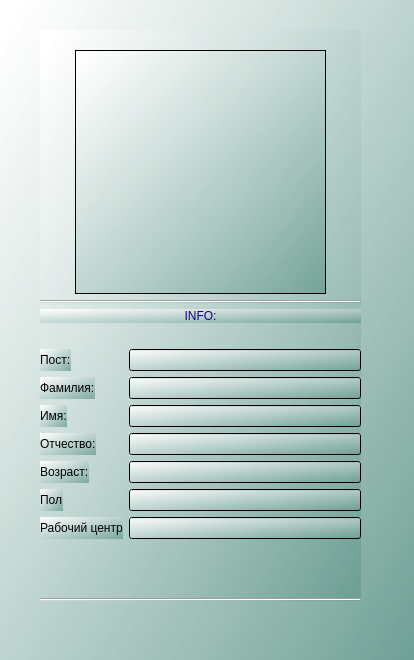
<?xml version="1.0" encoding="UTF-8"?>
<ui version="4.0">
 <class>ManagerInfo</class>
 <widget class="QWidget" name="ManagerInfo">
  <property name="windowModality">
   <enum>Qt::NonModal</enum>
  </property>
  <property name="enabled">
   <bool>true</bool>
  </property>
  <property name="geometry">
   <rect>
    <x>0</x>
    <y>0</y>
    <width>414</width>
    <height>660</height>
   </rect>
  </property>
  <property name="sizePolicy">
   <sizepolicy hsizetype="Minimum" vsizetype="Minimum">
    <horstretch>0</horstretch>
    <verstretch>0</verstretch>
   </sizepolicy>
  </property>
  <property name="minimumSize">
   <size>
    <width>414</width>
    <height>660</height>
   </size>
  </property>
  <property name="maximumSize">
   <size>
    <width>500</width>
    <height>660</height>
   </size>
  </property>
  <property name="windowTitle">
   <string>Карточка сотрудника</string>
  </property>
  <property name="windowIcon">
   <iconset resource="resources.qrc">
    <normaloff>:/new/images/Materials/Icons 32x32/avatar2.png</normaloff>:/new/images/Materials/Icons 32x32/avatar2.png</iconset>
  </property>
  <property name="windowOpacity">
   <double>1.000000000000000</double>
  </property>
  <property name="styleSheet">
   <string notr="true">background-color: qlineargradient(spread:repeat, x1:0, y1:0, x2:1, y2:1, stop:0.0280899 rgba(255, 255, 255, 237), stop:0.994382 rgba(102, 154, 143, 191));</string>
  </property>
  <widget class="QWidget" name="verticalLayoutWidget">
   <property name="geometry">
    <rect>
     <x>40</x>
     <y>30</y>
     <width>321</width>
     <height>571</height>
    </rect>
   </property>
   <layout class="QVBoxLayout" name="verticalLayout" stretch="1,0,1,1,1,0,0">
    <item>
     <spacer name="verticalSpacer">
      <property name="orientation">
       <enum>Qt::Vertical</enum>
      </property>
      <property name="sizeType">
       <enum>QSizePolicy::Fixed</enum>
      </property>
      <property name="sizeHint" stdset="0">
       <size>
        <width>20</width>
        <height>20</height>
       </size>
      </property>
     </spacer>
    </item>
    <item>
     <layout class="QHBoxLayout" name="horizontalLayout">
      <item>
       <spacer name="horizontalSpacer">
        <property name="orientation">
         <enum>Qt::Horizontal</enum>
        </property>
        <property name="sizeHint" stdset="0">
         <size>
          <width>40</width>
          <height>20</height>
         </size>
        </property>
       </spacer>
      </item>
      <item>
       <widget class="QListView" name="image">
        <property name="sizePolicy">
         <sizepolicy hsizetype="Fixed" vsizetype="Fixed">
          <horstretch>0</horstretch>
          <verstretch>0</verstretch>
         </sizepolicy>
        </property>
        <property name="minimumSize">
         <size>
          <width>50</width>
          <height>50</height>
         </size>
        </property>
        <property name="maximumSize">
         <size>
          <width>500</width>
          <height>500</height>
         </size>
        </property>
        <property name="styleSheet">
         <string notr="true"/>
        </property>
        <property name="itemAlignment">
         <set>Qt::AlignCenter</set>
        </property>
       </widget>
      </item>
      <item>
       <spacer name="horizontalSpacer_2">
        <property name="orientation">
         <enum>Qt::Horizontal</enum>
        </property>
        <property name="sizeHint" stdset="0">
         <size>
          <width>40</width>
          <height>20</height>
         </size>
        </property>
       </spacer>
      </item>
     </layout>
    </item>
    <item>
     <widget class="Line" name="line_2">
      <property name="orientation">
       <enum>Qt::Horizontal</enum>
      </property>
     </widget>
    </item>
    <item>
     <widget class="QLabel" name="info">
      <property name="sizePolicy">
       <sizepolicy hsizetype="Minimum" vsizetype="Fixed">
        <horstretch>0</horstretch>
        <verstretch>0</verstretch>
       </sizepolicy>
      </property>
      <property name="styleSheet">
       <string notr="true">color: rgb(22, 0, 131);
font: 75 18pt &quot;Noto Serif Hebrew&quot;;</string>
      </property>
      <property name="text">
       <string>INFO:</string>
      </property>
      <property name="alignment">
       <set>Qt::AlignCenter</set>
      </property>
     </widget>
    </item>
    <item>
     <spacer name="verticalSpacer_2">
      <property name="orientation">
       <enum>Qt::Vertical</enum>
      </property>
      <property name="sizeType">
       <enum>QSizePolicy::Fixed</enum>
      </property>
      <property name="sizeHint" stdset="0">
       <size>
        <width>20</width>
        <height>20</height>
       </size>
      </property>
     </spacer>
    </item>
    <item>
     <layout class="QFormLayout" name="formLayout">
      <property name="fieldGrowthPolicy">
       <enum>QFormLayout::ExpandingFieldsGrow</enum>
      </property>
      <item row="0" column="0">
       <widget class="QLabel" name="label">
        <property name="styleSheet">
         <string notr="true">color: rgb(0, 0, 0);
font: 12pt &quot;MS Shell Dlg 2&quot;;</string>
        </property>
        <property name="text">
         <string>Пост:</string>
        </property>
       </widget>
      </item>
      <item row="0" column="1">
       <widget class="QLineEdit" name="post">
        <property name="styleSheet">
         <string notr="true">font: 12pt &quot;Segoe Print&quot;;
color: rgb(0, 0, 0);</string>
        </property>
        <property name="dragEnabled">
         <bool>false</bool>
        </property>
        <property name="readOnly">
         <bool>true</bool>
        </property>
        <property name="cursorMoveStyle">
         <enum>Qt::LogicalMoveStyle</enum>
        </property>
       </widget>
      </item>
      <item row="1" column="0">
       <widget class="QLabel" name="label_2">
        <property name="styleSheet">
         <string notr="true">color: rgb(0, 0, 0);
font: 12pt &quot;MS Shell Dlg 2&quot;;</string>
        </property>
        <property name="text">
         <string>Фамилия:</string>
        </property>
       </widget>
      </item>
      <item row="1" column="1">
       <widget class="QLineEdit" name="surname">
        <property name="styleSheet">
         <string notr="true">font: 12pt &quot;Segoe Print&quot;;
color: rgb(0, 0, 0);</string>
        </property>
        <property name="readOnly">
         <bool>true</bool>
        </property>
       </widget>
      </item>
      <item row="2" column="0">
       <widget class="QLabel" name="label_4">
        <property name="styleSheet">
         <string notr="true">color: rgb(0, 0, 0);
font: 12pt &quot;MS Shell Dlg 2&quot;;</string>
        </property>
        <property name="text">
         <string>Имя:</string>
        </property>
       </widget>
      </item>
      <item row="2" column="1">
       <widget class="QLineEdit" name="name">
        <property name="styleSheet">
         <string notr="true">font: 12pt &quot;Segoe Print&quot;;
color: rgb(0, 0, 0);</string>
        </property>
        <property name="readOnly">
         <bool>true</bool>
        </property>
       </widget>
      </item>
      <item row="3" column="0">
       <widget class="QLabel" name="label_5">
        <property name="styleSheet">
         <string notr="true">color: rgb(0, 0, 0);
font: 12pt &quot;MS Shell Dlg 2&quot;;</string>
        </property>
        <property name="text">
         <string>Отчество:</string>
        </property>
       </widget>
      </item>
      <item row="3" column="1">
       <widget class="QLineEdit" name="fatherName">
        <property name="sizePolicy">
         <sizepolicy hsizetype="Expanding" vsizetype="Minimum">
          <horstretch>0</horstretch>
          <verstretch>0</verstretch>
         </sizepolicy>
        </property>
        <property name="styleSheet">
         <string notr="true">font: 12pt &quot;Segoe Print&quot;;
color: rgb(0, 0, 0);</string>
        </property>
        <property name="readOnly">
         <bool>true</bool>
        </property>
       </widget>
      </item>
      <item row="4" column="0">
       <widget class="QLabel" name="label_3">
        <property name="sizePolicy">
         <sizepolicy hsizetype="Preferred" vsizetype="Minimum">
          <horstretch>0</horstretch>
          <verstretch>0</verstretch>
         </sizepolicy>
        </property>
        <property name="minimumSize">
         <size>
          <width>0</width>
          <height>20</height>
         </size>
        </property>
        <property name="styleSheet">
         <string notr="true">color: rgb(0, 0, 0);
font: 12pt &quot;MS Shell Dlg 2&quot;;</string>
        </property>
        <property name="text">
         <string>Возраст:</string>
        </property>
       </widget>
      </item>
      <item row="4" column="1">
       <widget class="QLineEdit" name="age">
        <property name="sizePolicy">
         <sizepolicy hsizetype="Expanding" vsizetype="Minimum">
          <horstretch>0</horstretch>
          <verstretch>0</verstretch>
         </sizepolicy>
        </property>
        <property name="minimumSize">
         <size>
          <width>0</width>
          <height>0</height>
         </size>
        </property>
        <property name="mouseTracking">
         <bool>true</bool>
        </property>
        <property name="acceptDrops">
         <bool>true</bool>
        </property>
        <property name="styleSheet">
         <string notr="true">font: 12pt &quot;Segoe Print&quot;;
color: rgb(0, 0, 0);</string>
        </property>
        <property name="readOnly">
         <bool>true</bool>
        </property>
       </widget>
      </item>
      <item row="5" column="0">
       <widget class="QLabel" name="label_6">
        <property name="styleSheet">
         <string notr="true">color: rgb(0, 0, 0);
font: 12pt &quot;MS Shell Dlg 2&quot;;</string>
        </property>
        <property name="text">
         <string>Пол</string>
        </property>
       </widget>
      </item>
      <item row="5" column="1">
       <widget class="QLineEdit" name="gender">
        <property name="styleSheet">
         <string notr="true">font: 12pt &quot;Segoe Print&quot;;
color: rgb(0, 0, 0);</string>
        </property>
        <property name="readOnly">
         <bool>true</bool>
        </property>
       </widget>
      </item>
      <item row="6" column="0">
       <widget class="QLabel" name="label_7">
        <property name="styleSheet">
         <string notr="true">color: rgb(0, 0, 0);
font: 12pt &quot;MS Shell Dlg 2&quot;;</string>
        </property>
        <property name="text">
         <string>Рабочий центр</string>
        </property>
       </widget>
      </item>
      <item row="6" column="1">
       <widget class="QLineEdit" name="workCenter">
        <property name="styleSheet">
         <string notr="true">font: 12pt &quot;Segoe Print&quot;;
color: rgb(0, 0, 0);</string>
        </property>
        <property name="readOnly">
         <bool>true</bool>
        </property>
       </widget>
      </item>
     </layout>
    </item>
    <item>
     <widget class="Line" name="line">
      <property name="orientation">
       <enum>Qt::Horizontal</enum>
      </property>
     </widget>
    </item>
   </layout>
  </widget>
 </widget>
 <resources>
  <include location="resources.qrc"/>
 </resources>
 <connections/>
</ui>
